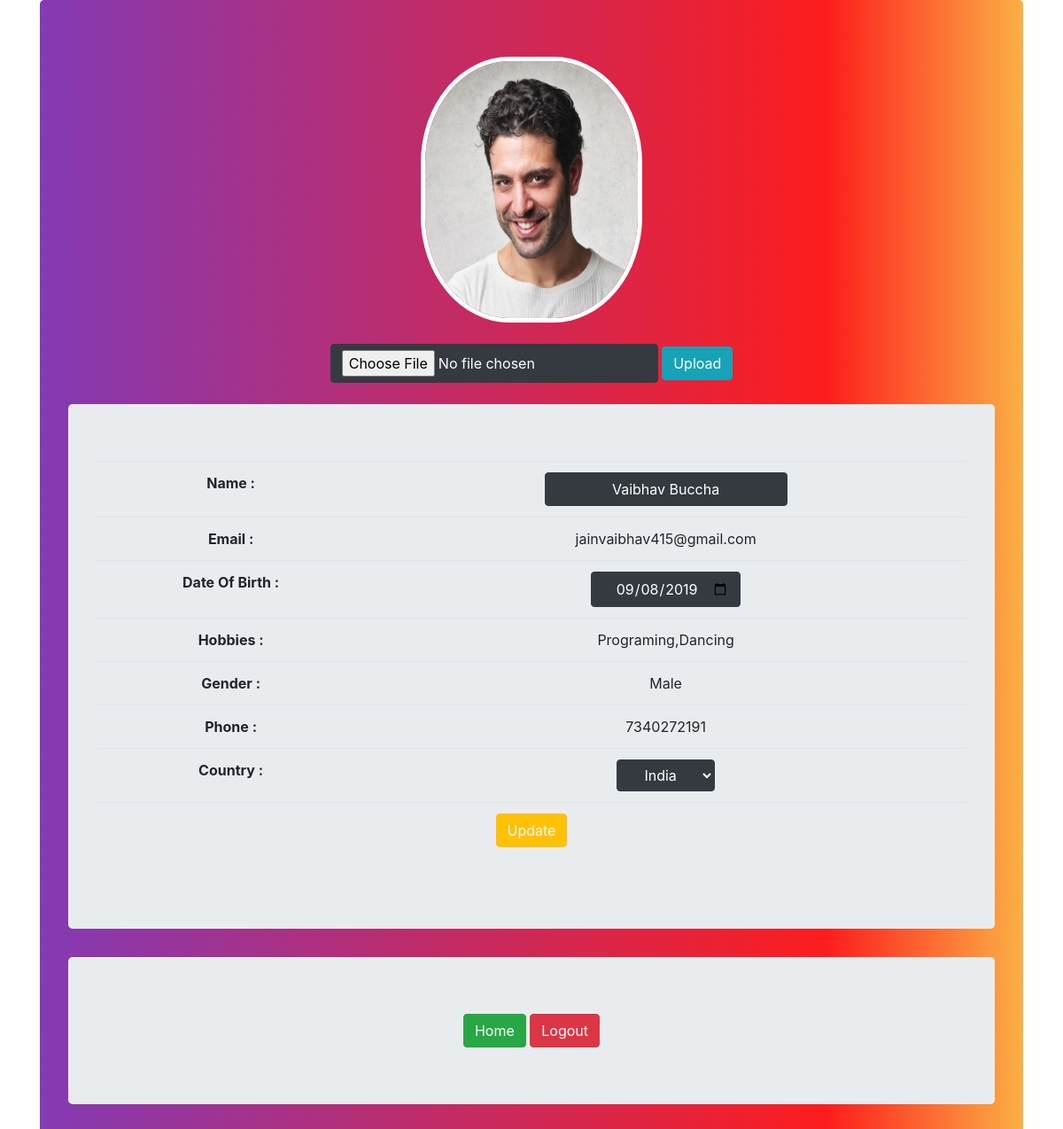
Screenshot of /update.php (signed in) with the database file from the repository.
### tables this page shows
CREATE TABLE `user` (
  `id` int(11) NOT NULL,
  `name` varchar(255) NOT NULL,
  `email` varchar(300) NOT NULL,
  `password` varchar(400) NOT NULL,
  `dob` varchar(100) NOT NULL,
  `hobbies` varchar(300) NOT NULL,
  `gender` varchar(255) NOT NULL,
  `phone` varchar(10) NOT NULL,
  `country` varchar(100) NOT NULL,
  `username` varchar(100) NOT NULL,
  `image` varchar(1000) NOT NULL
);

### update.php (the view, shortened to what this page needs)
<?php
include_once 'session.php';
$user = $_SESSION['user'];
$select_user = "SELECT * FROM user WHERE username='$user'";
$result_check_user = mysqli_query($con,$select_user);
$get_profile = mysqli_fetch_array($result_check_user);
?>
<!DOCTYPE html>
<html lang="en">
<head>
    <link rel="stylesheet" href="./css/profile.css">
    <link rel="stylesheet" href="https://stackpath.bootstrapcdn.com/bootstrap/4.3.1/css/bootstrap.min.css">
</head>
<body>
    <div class="container">
        <div class="jumbotron top-banner">
            <div align="center">
                <img src="<?php echo $get_profile['image'];?>" onclick="image_update()" class="profile_pic" alt="">
                <div>
                <br>
                    <form action="#" enctype="multipart/form-data" method="POST">
                        <input type="file" name="image" class='btn btn-dark' value="<?php echo $get_profile['image']; ?>">
                        <input type="submit" name="update_img" class="btn btn-info" value="Upload">
                    </form>
                </div>
                <br>
               <div class="jumbotron">
                    <form action="#" method="post">
                    <table class="table table-hover  text-center" align="center">
                        <tr>
                        <th>Name :</th>
                        <td><input type="text" name="name" value="<?php echo $get_profile['name']; ?>" class="btn btn-dark"></td>
                        </tr>
                        <tr>
                        <th>Email :</th>
                        <td><?php echo $get_profile['email']; ?></td>
                        </tr>
                        <tr>
                        <th>Date Of Birth :</th>
                        <td><input type="date" name="dob" value="<?php echo $get_profile['dob']; ?>" class="btn btn-dark"></td>
                        </tr>
                        <tr>
                        <th>Hobbies :</th>
                        <td><?php echo $get_profile['hobbies']; ?></td>
                        </tr>
                        <tr>
                        <th>Gender :</th>
                        <td><?php echo $get_profile['gender']; ?></td>
                        </tr>
                        <tr>
                        <th>Phone :</th>
                        <td><?php echo $get_profile['phone']; ?></td>
                        </tr>
                        <tr>
                        <th>Country :</th>
                        <td>
                        <select name="country" class="btn btn-dark" value="<?php $get_profile['country'] ?>">
                            <option value="India">India</option>
                        </select>
                        </td>
                        </tr>
                        <tr>
                        <td colspan="2"><input type="submit" name="update" class='btn btn-warning text-light' value="Update"></td>
                        </tr>
                    </table>
                    </form>
               </div>
            </div>
            <div align='center' class="jumbotron">
                <a href="welcome.php" class="btn btn-success">Home</a>
                <a href="logout.php" class="btn btn-danger">Logout</a>
            </div>
        </div>
    </div>
</body>
</html>

### css/profile.css (style rules this page uses)
.top-banner { background: linear-gradient(90deg, rgba(131,58,180,1) 0%, rgba(253,29,29,1) 80%, rgba(252,176,69,1) 100%); }
.profile_pic { width: 250px; height: 300px; border-radius: 40%; border: 5px solid white; }

### rows the page displays
user: image (picture), name "Vaibhav Buccha", email "jainvaibhav415@gmail.com", dob "09/08/2019", hobbies "Programing,Dancing", gender "Male", phone "7340272191"
